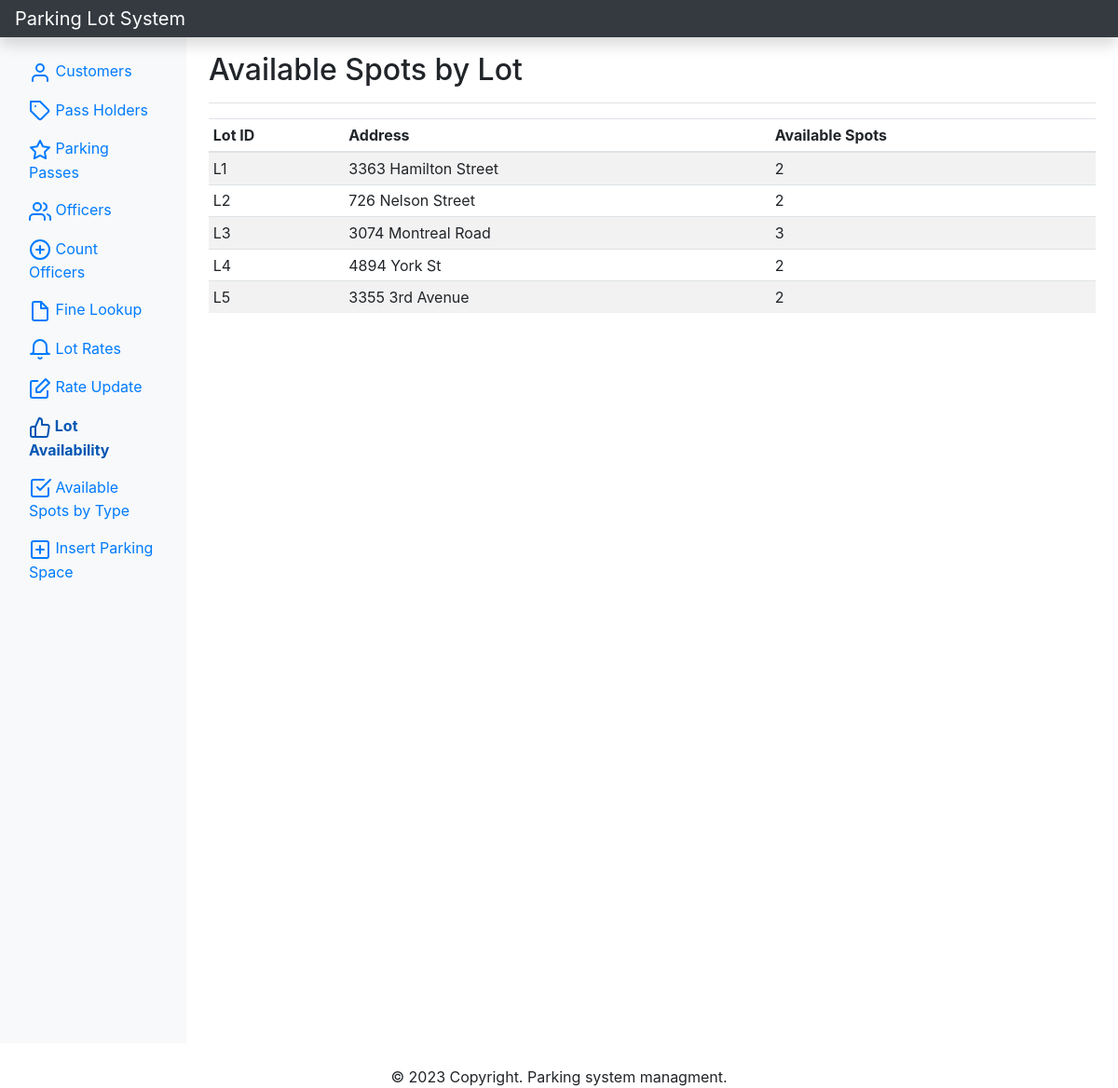
/availablelots.php, run on the app's committed database.
### tables this page shows
CREATE TABLE Parking_Lot
(
    Lot_ID char(255) PRIMARY KEY,
    Address char(255) UNIQUE NOT NULL
);

### htdocs/lib/Template.php (called while the page is built, shortened)
<?php
class Template{
    protected $template;
    public function __construct($template) {
        $this->template = $template;
    }
    public function __toString() {
        include basename($this->template);
        return ob_get_clean();
    }
}

### htdocs/lib/Database.php (called while the page is built, shortened)
<?php
class Database {
    private $host = 'localhost';
    private $username = 'root';
    private $password = 'senghak096';
    private $dbname = 'parking_lot';
    private $dbh;
    private $stmt;
    public function __construct() {
        $dsn = 'mysql:host=' .$this->host. ';dbname='. $this->dbname;
        $options = array(
            PDO::ATTR_PERSISTENT => true,
            PDO::ATTR_ERRMODE => PDO::ERRMODE_EXCEPTION
        );
        try {
            $this->dbh = new PDO($dsn, $this->username, $this->password, $options);
        } catch(PDOException $e) {
            $this->error = $e->getMessage();
        }
    }
    public function query($query){
        $this->stmt = $this->dbh->prepare($query);
    }
    public function execute() {
        try {
            return $this->stmt->execute();
        } catch (PDOException $e) {
            $this->error = $e->getMessage();
        }
    }
    public function resultSet(){
        $this->execute();
        return $this->stmt->fetchAll(PDO::FETCH_OBJ);
    }
}

### htdocs/lib/ParkingLot.php (called while the page is built, shortened)
<?php
class ParkingLot{
    private $db;
    public function __construct()
    {
        $this->db = new Database;
    }
    public function findAvailableLots() {
        $this->db->query("
            SELECT Parking_Lot.Lot_ID, Parking_Lot.Address, FreeSpaceCount
            FROM Parking_Lot
            JOIN
            (
                SELECT LOT_ID, COUNT(*) AS FreeSpaceCount
                FROM Parking_Space
                WHERE Is_Occupied = 'False'
                GROUP BY Lot_ID
            ) AS FreeSpaces ON FreeSpaces.Lot_ID = Parking_Lot.Lot_ID
            ORDER BY Lot_ID, FreeSpaceCount DESC;
        ");
        $results = $this->db->resultSet();
        return $results;
    }
}

### htdocs/templates/availableLotsTemplate.php (the view)
<?php include 'inc/header.php'; ?>
<?php include 'inc/sidebar.php'; ?>
<main role="main" class="col-md-9 ml-sm-auto col-lg-10 px-md-4">
    <div class="d-flex justify-content-between flex-wrap flex-md-nowrap align-items-center pt-3 pb-2 mb-3 border-bottom">
        <h1 class="h2">Available Spots by Lot</h1>
    </div>
    <div class="lots-table table-responsive">
        <table class="table table-striped table-sm">
        <thead>
        <tr>
            <th>Lot ID</th>
            <th>Address</th>
            <th>Available Spots</th>
        </tr>
</thead>
        <?php foreach ($availableLots as $lot) : ?>
            <tr>
                <td><?php echo $lot->Lot_ID; ?></td>
                <td><?php echo $lot->Address; ?></td>
                <td><?php echo $lot->FreeSpaceCount; ?></td>
            </tr>
        <?php endforeach; ?>
    </table>
</div>
        </main>
<?php include 'inc/footer.php'; ?>

### data on the page
parking_lot: Lot_ID "L1", Address "3363 Hamilton Street", FreeSpaceCount "2"
parking_lot: Lot_ID "L2", Address "726 Nelson Street", FreeSpaceCount "2"
parking_lot: Lot_ID "L3", Address "3074 Montreal Road", FreeSpaceCount "3"
parking_lot: Lot_ID "L4", Address "4894 York St", FreeSpaceCount "2"
parking_lot: Lot_ID "L5", Address "3355 3rd Avenue", FreeSpaceCount "2"
